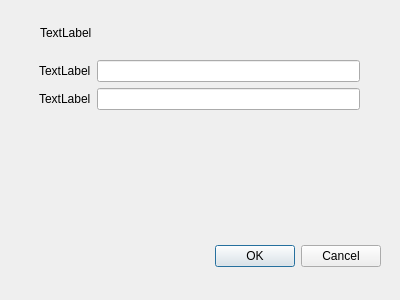
<?xml version="1.0" encoding="UTF-8"?>
<ui version="4.0">
 <class>category</class>
 <widget class="QDialog" name="category">
  <property name="geometry">
   <rect>
    <x>0</x>
    <y>0</y>
    <width>400</width>
    <height>300</height>
   </rect>
  </property>
  <property name="windowTitle">
   <string>Dialog</string>
  </property>
  <widget class="QDialogButtonBox" name="buttonBox">
   <property name="geometry">
    <rect>
     <x>40</x>
     <y>240</y>
     <width>341</width>
     <height>32</height>
    </rect>
   </property>
   <property name="orientation">
    <enum>Qt::Horizontal</enum>
   </property>
   <property name="standardButtons">
    <set>QDialogButtonBox::Cancel|QDialogButtonBox::Ok</set>
   </property>
  </widget>
  <widget class="QLabel" name="Info">
   <property name="geometry">
    <rect>
     <x>40</x>
     <y>17</y>
     <width>301</width>
     <height>31</height>
    </rect>
   </property>
   <property name="text">
    <string>TextLabel</string>
   </property>
  </widget>
  <widget class="QWidget" name="formLayoutWidget">
   <property name="geometry">
    <rect>
     <x>39</x>
     <y>60</y>
     <width>321</width>
     <height>171</height>
    </rect>
   </property>
   <layout class="QFormLayout" name="formLayout">
    <item row="1" column="0">
     <widget class="QLabel" name="label_2">
      <property name="text">
       <string>TextLabel</string>
      </property>
     </widget>
    </item>
    <item row="0" column="0">
     <widget class="QLabel" name="label">
      <property name="text">
       <string>TextLabel</string>
      </property>
     </widget>
    </item>
    <item row="0" column="1">
     <widget class="QLineEdit" name="lineEdit"/>
    </item>
    <item row="1" column="1">
     <widget class="QLineEdit" name="lineEdit_2"/>
    </item>
   </layout>
  </widget>
 </widget>
 <resources/>
 <connections>
  <connection>
   <sender>buttonBox</sender>
   <signal>accepted()</signal>
   <receiver>category</receiver>
   <slot>accept()</slot>
   <hints>
    <hint type="sourcelabel">
     <x>248</x>
     <y>254</y>
    </hint>
    <hint type="destinationlabel">
     <x>157</x>
     <y>274</y>
    </hint>
   </hints>
  </connection>
  <connection>
   <sender>buttonBox</sender>
   <signal>rejected()</signal>
   <receiver>category</receiver>
   <slot>reject()</slot>
   <hints>
    <hint type="sourcelabel">
     <x>316</x>
     <y>260</y>
    </hint>
    <hint type="destinationlabel">
     <x>286</x>
     <y>274</y>
    </hint>
   </hints>
  </connection>
 </connections>
</ui>
